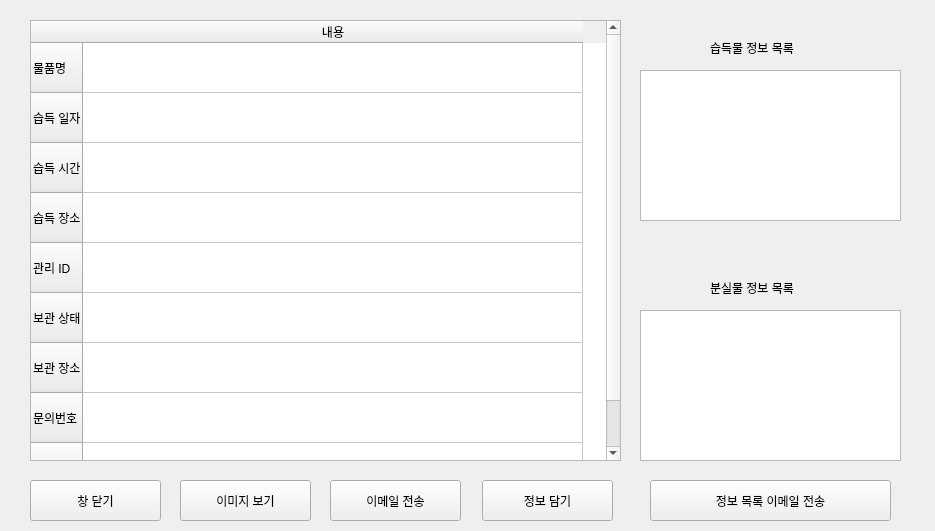
<?xml version="1.0" encoding="UTF-8"?>
<ui version="4.0">
 <class>Form</class>
 <widget class="QWidget" name="Form">
  <property name="geometry">
   <rect>
    <x>0</x>
    <y>0</y>
    <width>935</width>
    <height>531</height>
   </rect>
  </property>
  <property name="windowTitle">
   <string>습득물 상세 정보</string>
  </property>
  <widget class="QTableWidget" name="tableWidget">
   <property name="geometry">
    <rect>
     <x>30</x>
     <y>20</y>
     <width>591</width>
     <height>441</height>
    </rect>
   </property>
   <attribute name="horizontalHeaderCascadingSectionResizes">
    <bool>true</bool>
   </attribute>
   <attribute name="horizontalHeaderDefaultSectionSize">
    <number>500</number>
   </attribute>
   <attribute name="horizontalHeaderHighlightSections">
    <bool>true</bool>
   </attribute>
   <attribute name="verticalHeaderDefaultSectionSize">
    <number>50</number>
   </attribute>
   <row>
    <property name="text">
     <string>물품명</string>
    </property>
   </row>
   <row>
    <property name="text">
     <string>습득 일자</string>
    </property>
   </row>
   <row>
    <property name="text">
     <string>습득 시간</string>
    </property>
   </row>
   <row>
    <property name="text">
     <string>습득 장소</string>
    </property>
   </row>
   <row>
    <property name="text">
     <string>관리 ID</string>
    </property>
   </row>
   <row>
    <property name="text">
     <string>보관 상태</string>
    </property>
   </row>
   <row>
    <property name="text">
     <string>보관 장소</string>
    </property>
   </row>
   <row>
    <property name="text">
     <string>문의번호</string>
    </property>
   </row>
   <row>
    <property name="text">
     <string>특이사항</string>
    </property>
   </row>
   <column>
    <property name="text">
     <string>내용</string>
    </property>
   </column>
   <item row="0" column="0">
    <property name="text">
     <string/>
    </property>
   </item>
   <item row="8" column="0">
    <property name="font">
     <font>
      <pointsize>10</pointsize>
     </font>
    </property>
   </item>
  </widget>
  <widget class="QPushButton" name="pushButton">
   <property name="geometry">
    <rect>
     <x>330</x>
     <y>480</y>
     <width>131</width>
     <height>41</height>
    </rect>
   </property>
   <property name="text">
    <string>이메일 전송</string>
   </property>
  </widget>
  <widget class="QPushButton" name="pushButton_2">
   <property name="geometry">
    <rect>
     <x>30</x>
     <y>480</y>
     <width>131</width>
     <height>41</height>
    </rect>
   </property>
   <property name="text">
    <string>창 닫기</string>
   </property>
  </widget>
  <widget class="QPushButton" name="pushButton_3">
   <property name="geometry">
    <rect>
     <x>482</x>
     <y>480</y>
     <width>131</width>
     <height>41</height>
    </rect>
   </property>
   <property name="text">
    <string>정보 담기</string>
   </property>
  </widget>
  <widget class="QListWidget" name="listWidget">
   <property name="geometry">
    <rect>
     <x>640</x>
     <y>70</y>
     <width>261</width>
     <height>151</height>
    </rect>
   </property>
  </widget>
  <widget class="QListWidget" name="listWidget_2">
   <property name="geometry">
    <rect>
     <x>640</x>
     <y>310</y>
     <width>261</width>
     <height>151</height>
    </rect>
   </property>
  </widget>
  <widget class="QLabel" name="label">
   <property name="geometry">
    <rect>
     <x>710</x>
     <y>40</y>
     <width>141</width>
     <height>16</height>
    </rect>
   </property>
   <property name="text">
    <string>습득물 정보 목록</string>
   </property>
  </widget>
  <widget class="QLabel" name="label_2">
   <property name="geometry">
    <rect>
     <x>710</x>
     <y>280</y>
     <width>131</width>
     <height>16</height>
    </rect>
   </property>
   <property name="text">
    <string>분실물 정보 목록</string>
   </property>
  </widget>
  <widget class="QPushButton" name="pushButton_4">
   <property name="geometry">
    <rect>
     <x>650</x>
     <y>480</y>
     <width>241</width>
     <height>41</height>
    </rect>
   </property>
   <property name="text">
    <string>정보 목록 이메일 전송</string>
   </property>
  </widget>
  <widget class="QPushButton" name="pushButton_5">
   <property name="geometry">
    <rect>
     <x>180</x>
     <y>480</y>
     <width>131</width>
     <height>41</height>
    </rect>
   </property>
   <property name="text">
    <string>이미지 보기</string>
   </property>
  </widget>
 </widget>
 <resources/>
 <connections>
  <connection>
   <sender>pushButton_2</sender>
   <signal>clicked()</signal>
   <receiver>Form</receiver>
   <slot>click_close()</slot>
   <hints>
    <hint type="sourcelabel">
     <x>76</x>
     <y>511</y>
    </hint>
    <hint type="destinationlabel">
     <x>186</x>
     <y>509</y>
    </hint>
   </hints>
  </connection>
  <connection>
   <sender>pushButton</sender>
   <signal>clicked()</signal>
   <receiver>Form</receiver>
   <slot>transmit_email()</slot>
   <hints>
    <hint type="sourcelabel">
     <x>376</x>
     <y>511</y>
    </hint>
    <hint type="destinationlabel">
     <x>427</x>
     <y>503</y>
    </hint>
   </hints>
  </connection>
  <connection>
   <sender>pushButton_3</sender>
   <signal>clicked()</signal>
   <receiver>Form</receiver>
   <slot>put_on_list()</slot>
   <hints>
    <hint type="sourcelabel">
     <x>582</x>
     <y>506</y>
    </hint>
    <hint type="destinationlabel">
     <x>626</x>
     <y>502</y>
    </hint>
   </hints>
  </connection>
  <connection>
   <sender>pushButton_4</sender>
   <signal>clicked()</signal>
   <receiver>Form</receiver>
   <slot>transmit_email_list()</slot>
   <hints>
    <hint type="sourcelabel">
     <x>835</x>
     <y>507</y>
    </hint>
    <hint type="destinationlabel">
     <x>910</x>
     <y>488</y>
    </hint>
   </hints>
  </connection>
  <connection>
   <sender>pushButton_5</sender>
   <signal>clicked()</signal>
   <receiver>Form</receiver>
   <slot>print_image()</slot>
   <hints>
    <hint type="sourcelabel">
     <x>231</x>
     <y>483</y>
    </hint>
    <hint type="destinationlabel">
     <x>236</x>
     <y>469</y>
    </hint>
   </hints>
  </connection>
 </connections>
 <slots>
  <slot>click_close()</slot>
  <slot>transmit_email()</slot>
  <slot>put_on_list()</slot>
  <slot>transmit_email_list()</slot>
  <slot>click_founds_list(QModelIndex)</slot>
  <slot>print_image()</slot>
 </slots>
</ui>
